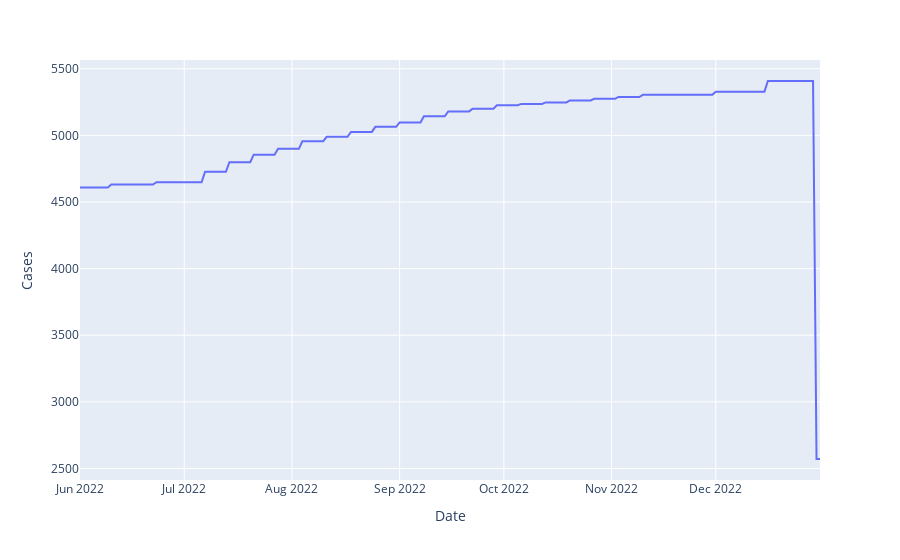

This figure's notebook cell:
### Code cell
#plotting series of cases for a county
px.line(transformed_df.query('countyFIPS==40095'),x='Date',y='Cases')

### Figure 1 — Plotly figure (JSON) as saved in the notebook; plotly's stock layout.template omitted (floating-point values rounded to 4 significant figures; data arrays with more than 128 entries replaced by an {"elided": "..."} marker saying what was removed)
{"data": [{"hovertemplate": "Date=%{x}<br>Cases=%{y}<extra></extra>", "legendgroup": "", "line": {"color": "#636efa", "dash": "solid"}, "marker": {"symbol": "circle"}, "mode": "lines", "name": "", "orientation": "v", "showlegend": false, "type": "scatter", "x": {"elided": "214 str values"}, "xaxis": "x", "y": {"elided": "214 int values"}, "yaxis": "y"}], "layout": {"legend": {"tracegroupgap": 0}, "margin": {"t": 60}, "xaxis": {"anchor": "y", "domain": [0, 1], "title": {"text": "Date"}}, "yaxis": {"anchor": "x", "domain": [0, 1], "title": {"text": "Cases"}}}}
